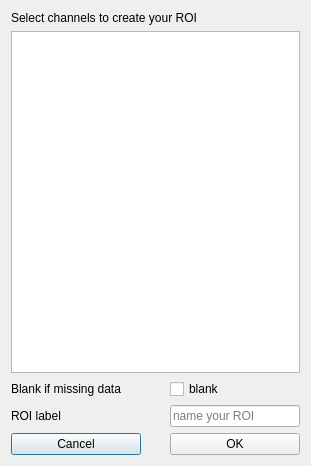
<?xml version="1.0" encoding="UTF-8"?>
<ui version="4.0">
 <class>DialogAddChan</class>
 <widget class="QDialog" name="DialogAddChan">
  <property name="geometry">
   <rect>
    <x>0</x>
    <y>0</y>
    <width>311</width>
    <height>466</height>
   </rect>
  </property>
  <property name="windowTitle">
   <string>Dialog</string>
  </property>
  <layout class="QVBoxLayout" name="verticalLayout">
   <item>
    <widget class="QLabel" name="label_2">
     <property name="font">
      <font>
       <weight>50</weight>
       <italic>false</italic>
       <bold>false</bold>
      </font>
     </property>
     <property name="toolTip">
      <string>Check channels from the list below to create you Region Of Interest (ROI)</string>
     </property>
     <property name="text">
      <string>Select channels to create your ROI</string>
     </property>
    </widget>
   </item>
   <item>
    <widget class="QListView" name="listView_addChan">
     <property name="selectionMode">
      <enum>QAbstractItemView::SingleSelection</enum>
     </property>
     <property name="selectionBehavior">
      <enum>QAbstractItemView::SelectItems</enum>
     </property>
    </widget>
   </item>
   <item>
    <layout class="QGridLayout" name="gridLayout">
     <item row="0" column="0">
      <widget class="QLabel" name="label">
       <property name="minimumSize">
        <size>
         <width>130</width>
         <height>0</height>
        </size>
       </property>
       <property name="maximumSize">
        <size>
         <width>130</width>
         <height>16777215</height>
        </size>
       </property>
       <property name="font">
        <font>
         <weight>50</weight>
         <italic>false</italic>
         <bold>false</bold>
        </font>
       </property>
       <property name="text">
        <string>Blank if missing data</string>
       </property>
      </widget>
     </item>
     <item row="0" column="1">
      <spacer name="horizontalSpacer">
       <property name="orientation">
        <enum>Qt::Horizontal</enum>
       </property>
       <property name="sizeHint" stdset="0">
        <size>
         <width>40</width>
         <height>20</height>
        </size>
       </property>
      </spacer>
     </item>
     <item row="0" column="2">
      <widget class="QCheckBox" name="blank_checkBox">
       <property name="font">
        <font>
         <weight>50</weight>
         <italic>false</italic>
         <bold>false</bold>
        </font>
       </property>
       <property name="toolTip">
        <string>ROI values will be empty if any data is missing for the mean otherwise missing data are ignored.</string>
       </property>
       <property name="text">
        <string>blank</string>
       </property>
      </widget>
     </item>
     <item row="1" column="0">
      <widget class="QLabel" name="label_3">
       <property name="minimumSize">
        <size>
         <width>130</width>
         <height>0</height>
        </size>
       </property>
       <property name="maximumSize">
        <size>
         <width>130</width>
         <height>16777215</height>
        </size>
       </property>
       <property name="text">
        <string>ROI label</string>
       </property>
      </widget>
     </item>
     <item row="1" column="1">
      <spacer name="horizontalSpacer_2">
       <property name="orientation">
        <enum>Qt::Horizontal</enum>
       </property>
       <property name="sizeHint" stdset="0">
        <size>
         <width>40</width>
         <height>20</height>
        </size>
       </property>
      </spacer>
     </item>
     <item row="1" column="2">
      <widget class="QLineEdit" name="lineEdit_ROI">
       <property name="placeholderText">
        <string>name your ROI</string>
       </property>
      </widget>
     </item>
     <item row="2" column="0">
      <widget class="QPushButton" name="cancel">
       <property name="minimumSize">
        <size>
         <width>130</width>
         <height>0</height>
        </size>
       </property>
       <property name="maximumSize">
        <size>
         <width>130</width>
         <height>16777215</height>
        </size>
       </property>
       <property name="font">
        <font>
         <weight>50</weight>
         <italic>false</italic>
         <bold>false</bold>
        </font>
       </property>
       <property name="text">
        <string>Cancel</string>
       </property>
      </widget>
     </item>
     <item row="2" column="1">
      <spacer name="horizontalSpacer_3">
       <property name="orientation">
        <enum>Qt::Horizontal</enum>
       </property>
       <property name="sizeHint" stdset="0">
        <size>
         <width>40</width>
         <height>20</height>
        </size>
       </property>
      </spacer>
     </item>
     <item row="2" column="2">
      <widget class="QPushButton" name="ok">
       <property name="minimumSize">
        <size>
         <width>130</width>
         <height>0</height>
        </size>
       </property>
       <property name="maximumSize">
        <size>
         <width>130</width>
         <height>16777215</height>
        </size>
       </property>
       <property name="font">
        <font>
         <weight>50</weight>
         <italic>false</italic>
         <bold>false</bold>
        </font>
       </property>
       <property name="text">
        <string>OK</string>
       </property>
      </widget>
     </item>
    </layout>
   </item>
  </layout>
 </widget>
 <resources>
  <include location="../../../../../snooz-toolbox/src/main/python/ui/themes/themes.qrc"/>
 </resources>
 <connections>
  <connection>
   <sender>cancel</sender>
   <signal>clicked()</signal>
   <receiver>DialogAddChan</receiver>
   <slot>reject()</slot>
   <hints>
    <hint type="sourcelabel">
     <x>67</x>
     <y>311</y>
    </hint>
    <hint type="destinationlabel">
     <x>88</x>
     <y>323</y>
    </hint>
   </hints>
  </connection>
  <connection>
   <sender>ok</sender>
   <signal>clicked()</signal>
   <receiver>DialogAddChan</receiver>
   <slot>accept()</slot>
   <hints>
    <hint type="sourcelabel">
     <x>154</x>
     <y>324</y>
    </hint>
    <hint type="destinationlabel">
     <x>186</x>
     <y>324</y>
    </hint>
   </hints>
  </connection>
 </connections>
</ui>
